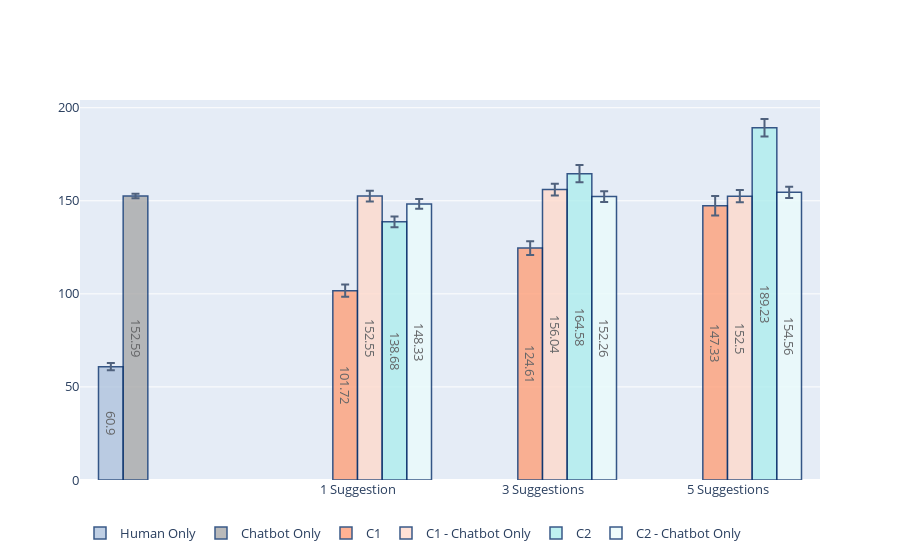

The code cell stored with this chart in its notebook:
### Code cell
colors = ['#FAEBD7', '#FFA07A', '#B0C4DE', '#AFEEEE', '#8FBC8F']
x = ['1 Suggestion', '3 Suggestions', '5 Suggestions']
fig = go.Figure()

xHuman = ['']
yHuman = [Set1]
yHumanErorr = [np.std(z)/math.sqrt(len(z)) for z in yHuman] 
yHuman = [round(statistics.mean(z), 2) for z in yHuman]

fig.add_trace(go.Bar(
    name='Human Only',
    x=xHuman, y=yHuman, text=yHuman, textposition='inside',insidetextanchor='middle',
    marker_color='#B0C4DE',
    marker_line_color='rgb(8,48,107)', marker_line_width=1.5, opacity=0.8,
    error_y=dict(type='data', array=yHumanErorr)
))

xBot = ['']
yBot = [bot2]
yBotErorr = [np.std(z)/math.sqrt(len(z)) for z in yBot] 
yBot = [round(statistics.mean(z), 2) for z in yBot]

fig.add_trace(go.Bar(
    name='Chatbot Only',
    x=xBot, y=yBot, text=yBot, textposition='inside',insidetextanchor='middle',
    marker_color='#A9A9A9',
    marker_line_color='rgb(8,48,107)', marker_line_width=1.5, opacity=0.8,
    error_y=dict(type='data', array=yBotErorr)
))


ySuggOnly = [sugg1, sugg3, sugg5]
ySuggOnlyErorr = [np.std(z)/math.sqrt(len(z)) for z in ySuggOnly] 
ySuggOnly = [round(statistics.mean(z), 2) for z in ySuggOnly]

fig.add_trace(go.Bar(
    name='C1',
    x=x, y=ySuggOnly, text=ySuggOnly, textposition='inside',insidetextanchor='middle',
    marker_color='lightsalmon',
    marker_line_color='rgb(8,48,107)', marker_line_width=1.5, opacity=0.8,
    error_y=dict(type='data', array=ySuggOnlyErorr)
))

ySuggOnlyBot = [sugg1Bot, sugg3Bot, sugg5Bot]
ySuggOnlyBotErorr = [np.std(z)/math.sqrt(len(z)) for z in ySuggOnlyBot] 
ySuggOnlyBot = [round(statistics.mean(z), 2) for z in ySuggOnlyBot]

fig.add_trace(go.Bar(
    name='C1 - Chatbot Only',
    x=x, y=ySuggOnlyBot, text=ySuggOnlyBot, textposition='inside',insidetextanchor='middle',
    marker_color='#ffdacc',
    marker_line_color='rgb(8,48,107)', marker_line_width=1.5, opacity=0.8,
    error_y=dict(type='data', array=ySuggOnlyBotErorr)
))

yAutoSugg = [autoSugg1, autoSugg3, autoSugg5]
yAutoSuggErorr = [np.std(z)/math.sqrt(len(z)) for z in yAutoSugg] 
yAutoSugg = [round(statistics.mean(z), 2) for z in yAutoSugg]

fig.add_trace(go.Bar(
    name='C2',
    x=x, y=yAutoSugg, text=yAutoSugg, textposition='inside',insidetextanchor='middle',
    marker_color='#AFEEEE',
    marker_line_color='rgb(8,48,107)', marker_line_width=1.5, opacity=0.8,
    error_y=dict(type='data', array=yAutoSuggErorr)
))

yAutoSuggBot = [autoSugg1Bot, autoSugg3Bot, autoSugg5Bot]
yAutoSuggBotErorr = [np.std(z)/math.sqrt(len(z)) for z in yAutoSuggBot] 
yAutoSuggBot = [round(statistics.mean(z), 2) for z in yAutoSuggBot]

fig.add_trace(go.Bar(
    name='C2 - Chatbot Only',
    x=x, y=yAutoSuggBot, text=yAutoSuggBot, textposition='inside',insidetextanchor='middle',
    marker_color='#eafbfb',
    marker_line_color='rgb(8,48,107)', marker_line_width=1.5, opacity=0.8,
    error_y=dict(type='data', array=yAutoSuggBotErorr)
))


fig.update_layout(
    font=dict(
        size=13
    )
)
fig.update_layout(legend_orientation="h")


fig.show()

### Figure 1 — Plotly figure (JSON) as saved in the notebook; plotly's stock layout.template omitted (floating-point values rounded to 4 significant figures)
{"data": [{"error_y": {"array": [1.938], "type": "data"}, "insidetextanchor": "middle", "marker": {"color": "#B0C4DE", "line": {"color": "rgb(8,48,107)", "width": 1.5}}, "name": "Human Only", "opacity": 0.8, "text": ["60.9"], "textposition": "inside", "type": "bar", "x": [""], "y": [60.9]}, {"error_y": {"array": [1.209], "type": "data"}, "insidetextanchor": "middle", "marker": {"color": "#A9A9A9", "line": {"color": "rgb(8,48,107)", "width": 1.5}}, "name": "Chatbot Only", "opacity": 0.8, "text": ["152.59"], "textposition": "inside", "type": "bar", "x": [""], "y": [152.6]}, {"error_y": {"array": [3.325, 3.713, 5.253], "type": "data"}, "insidetextanchor": "middle", "marker": {"color": "lightsalmon", "line": {"color": "rgb(8,48,107)", "width": 1.5}}, "name": "C1", "opacity": 0.8, "text": ["101.72", "124.61", "147.33"], "textposition": "inside", "type": "bar", "x": ["1 Suggestion", "3 Suggestions", "5 Suggestions"], "y": [101.7, 124.6, 147.3]}, {"error_y": {"array": [2.879, 3.151, 3.266], "type": "data"}, "insidetextanchor": "middle", "marker": {"color": "#ffdacc", "line": {"color": "rgb(8,48,107)", "width": 1.5}}, "name": "C1 - Chatbot Only", "opacity": 0.8, "text": ["152.55", "156.04", "152.5"], "textposition": "inside", "type": "bar", "x": ["1 Suggestion", "3 Suggestions", "5 Suggestions"], "y": [152.6, 156.0, 152.5]}, {"error_y": {"array": [2.924, 4.615, 4.718], "type": "data"}, "insidetextanchor": "middle", "marker": {"color": "#AFEEEE", "line": {"color": "rgb(8,48,107)", "width": 1.5}}, "name": "C2", "opacity": 0.8, "text": ["138.68", "164.58", "189.23"], "textposition": "inside", "type": "bar", "x": ["1 Suggestion", "3 Suggestions", "5 Suggestions"], "y": [138.7, 164.6, 189.2]}, {"error_y": {"array": [2.631, 2.903, 2.997], "type": "data"}, "insidetextanchor": "middle", "marker": {"color": "#eafbfb", "line": {"color": "rgb(8,48,107)", "width": 1.5}}, "name": "C2 - Chatbot Only", "opacity": 0.8, "text": ["148.33", "152.26", "154.56"], "textposition": "inside", "type": "bar", "x": ["1 Suggestion", "3 Suggestions", "5 Suggestions"], "y": [148.3, 152.3, 154.6]}], "layout": {"font": {"size": 13}, "legend": {"orientation": "h"}}}
